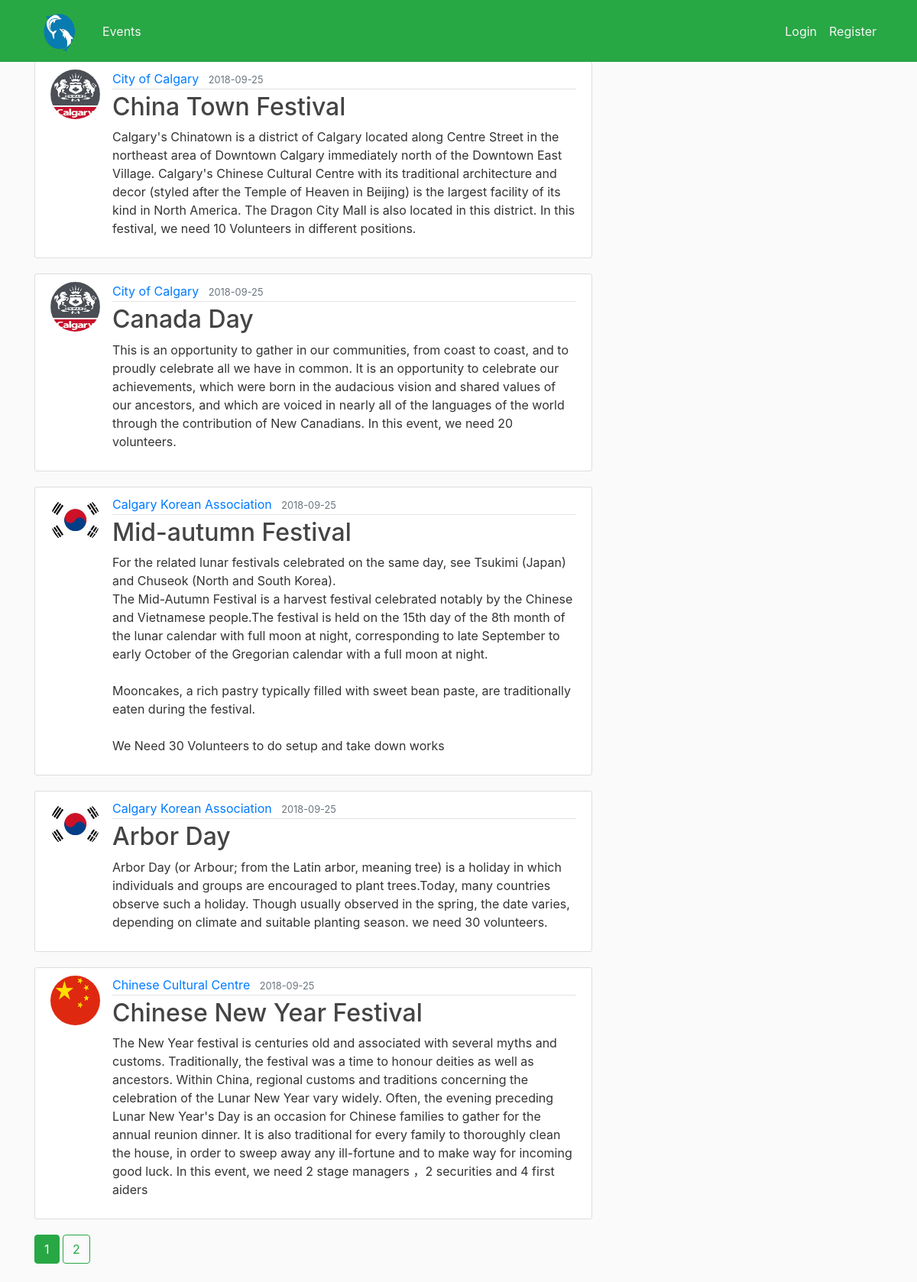
The page /home on the database its author committed.
### volunteer_blog/models.py (models this page shows, shortened)
class Post(db.Model):
    id = db.Column(db.Integer, primary_key=True)
    enroll_close_date = db.Column(db.String(30), nullable=True)
    location = db.Column(db.String(100), nullable=False)
    date = db.Column(db.String(30),  nullable=False)
    time = db.Column(db.String(30), nullable=False)
    title = db.Column(db.String(30),  nullable=False)
    content = db.Column(db.String(1000),  nullable=False)
    user_id = db.Column(db.Integer, db.ForeignKey('user.id'), nullable=False)
    post_created_time = db.Column(db.DateTime, nullable=False, default=datetime.utcnow)
    joins = db.relationship('Join', backref='post', lazy=True)

class User(db.Model, UserMixin):
    id = db.Column(db.Integer, primary_key=True)
    category = db.Column(db.String(30), nullable=False)
    username = db.Column(db.String(40), unique=True, nullable=False)
    email = db.Column(db.String(30), unique=True, nullable=False)
    telephone = db.Column(db.String(30), nullable=True)
    image_file = db.Column(db.String(30), nullable=False, default='default.jpg')
    password = db.Column(db.String(60), nullable=False)
    user_created_time = db.Column(db.DateTime, nullable=False, default=datetime.utcnow)
    authenticated = db.Column(db.Boolean, default=False)
    email_confirmation_sent_on = db.Column(db.DateTime, nullable=True)
    email_confirmed = db.Column(db.Boolean, nullable=True, default=False)
    email_confirmed_on = db.Column(db.DateTime, nullable=True)
    joins = db.relationship('Join', backref='organizer', lazy=True)
    posts = db.relationship('Post', backref='author', lazy=True)

### volunteer_blog/routes.py (the view)
@app.route("/")
@app.route("/home", methods=['GET', 'POST'])
def home():
    page = request.args.get('page',1 ,type=int)
    posts = Post.query.order_by(Post.post_created_time.desc()).paginate(page=page, per_page=5)
    posts_list = Post.query.all()
    organization_list = []
    for organization in posts_list:
        if not organization.author.username in organization_list:
            organization_list.append(organization.author.username)
    return render_template('home.html', posts=posts, organization_list=organization_list)

### volunteer_blog/templates/home.html (shortened to what this page needs)
{% extends "layout.html" %}
{% block content %}
    {% for post in posts.items %}
        <article class="media content-section">
          <img class="rounded-circle article-img" src="{{ url_for('static', filename='profile_pics/' + post.author.image_file) }}">
          <div class="media-body">
            <div class="article-metadata">
              <a class="mr-2" href="{{ url_for('user_posts',username=post.author.username)}}">{{ post.author.username }}</a>
              <small class="text-muted">{{ post.post_created_time.strftime('%Y-%m-%d') }}</small>
            </div>
            <h2><a class="article-title" href="{{ url_for('post', post_id=post.id) }}">{{ post.title }}</a></h2>
            <p class="article-content">{{ post.content }}</p>
          </div>
        </article>
    {% endfor %}
    {% for page_num in posts.iter_pages(left_edge=2,right_edge=2, left_current=1,right_current=2) %}
        {% if page_num %}
            {% if posts.page == page_num %}
                <a class="btn btn-success mb-4"  href="{{ url_for('home',page=page_num) }}">{{ page_num }}</a>
            {% else %}
                <a class="btn btn-outline-success mb-4"  href="{{ url_for('home',page=page_num) }}">{{ page_num }}</a>
            {% endif %}
        {% else %}
            ...
        {% endif %}
    {% endfor %}
{% endblock content %}

### volunteer_blog/templates/layout.html (shortened to what this page needs)
<!DOCTYPE html>
<html>
<head>
    <link rel="stylesheet" href="https://maxcdn.bootstrapcdn.com/bootstrap/4.0.0/css/bootstrap.min.css">
    <link rel="stylesheet" type="text/css" href="{{ url_for('static', filename='main.css') }}">
</head>
<body>
   <header class="site-header">
      <nav class="navbar navbar-expand-md navbar-light bg-success fixed-top">
        <div class="container">
            <img class="rounded-circle article-img" src="{{ url_for('static', filename='profile_pics/' + 'logo.jpg') }}">
        <div class="navbar-nav">
            <a class="nav-item nav-link" href="{{ url_for('home') }}">Events</a>
        </div>
          <div class="collapse navbar-collapse" id="navbarToggle">
            <div class="navbar-nav">
                {% if current_user.is_authenticated %}
                    {% if current_user.category=='organization' %}
                        <a class="nav-item nav-link" href="{{ url_for('new_post') }}">Post Event</a>
                    {% endif %}
                    <a class="nav-item nav-link" href="{{ url_for('logout') }}"> Logout </a>
                    <a class="nav-item nav-link" href="{{ url_for('account') }}"> Account </a>
                {% else %}
                    <a class="nav-item nav-link" href="{{ url_for('login') }}">Login</a>
                    <a class="nav-item nav-link" href="{{ url_for('register') }}">Register</a>
                {% endif %}
            </div>
          </div>
        </div>
      </nav>
    </header>
    <main role="main" class="container">
      <div class="row">
        <div class="col-md-8">
          {% block content %}{% endblock %}
        </div>
      </div>
    </main>
</body>
</html>

### volunteer_blog/static/main.css (style rules this page uses)
body { background: #fafafa; color: #333333; margin-top: 5rem; }
h1, h2, h3, h4, h5, h6 { color: #444444; }
.site-header .navbar-nav .nav-link { color: #f5f5f5; }
.content-section { background: #ffffff; padding: 10px 20px; border: 1px solid #dddddd; border-radius: 3px; margin-bottom: 20px; }
.article-title { color: #444444; }
.article-content { white-space: pre-line; }
.article-img { height: 65px; width: 65px; margin-right: 16px; }
.article-metadata { padding-bottom: 1px; margin-bottom: 4px; border-bottom: 1px solid #e3e3e3 }

### rows shown on the page
Post: image_file (picture), author.username "City of Calgary", post_created_time "2018-09-25", title "China Town Festival", content "Calgary's Chinatown is a district of Calgary located along Centre Street in the northeast area of Downtown Calgary immediately north of the Downtown East Village. Calgary's Chinese Cultural Centre with its traditional architecture and decor (styled after the Temple of Heaven in Beijing) is the largest facility of its kind in North America. The Dragon City Mall is also located in this district. In this festival, we need 10 Volunteers in different positions."
Post: image_file (picture), author.username "City of Calgary", post_created_time "2018-09-25", title "Canada Day", content "This is an opportunity to gather in our communities, from coast to coast, and to proudly celebrate all we have in common. It is an opportunity to celebrate our achievements, which were born in the audacious vision and shared values of our ancestors, and which are voiced in nearly all of the languages of the world through the contribution of New Canadians. In this event, we need 20 volunteers."
Post: image_file (picture), author.username "Calgary Korean Association", post_created_time "2018-09-25", title "Mid-autumn Festival", content "For the related lunar festivals celebrated on the same day, see Tsukimi (Japan) and Chuseok (North and South Korea). The Mid-Autumn Festival is a harvest festival celebrated notably by the Chinese and Vietnamese people.The festival is held on the 15th day of the 8th month of the lunar calendar with full moon at night, corresponding to late September to early October of the Gregorian calendar with a full moon at night. Mooncakes, a rich pastry typically filled with sweet bean paste, are traditionally eaten during the festival. We Need 30 Volunteers to do setup and take down works"
Post: image_file (picture), author.username "Calgary Korean Association", post_created_time "2018-09-25", title "Arbor Day", content "Arbor Day (or Arbour; from the Latin arbor, meaning tree) is a holiday in which individuals and groups are encouraged to plant trees.Today, many countries observe such a holiday. Though usually observed in the spring, the date varies, depending on climate and suitable planting season. we need 30 volunteers."
Post: image_file (picture), author.username "Chinese Cultural Centre", post_created_time "2018-09-25", title "Chinese New Year Festival", content "The New Year festival is centuries old and associated with several myths and customs. Traditionally, the festival was a time to honour deities as well as ancestors. Within China, regional customs and traditions concerning the celebration of the Lunar New Year vary widely. Often, the evening preceding Lunar New Year's Day is an occasion for Chinese families to gather for the annual reunion dinner. It is also traditional for every family to thoroughly clean the house, in order to sweep away any ill-fortune and to make way for incoming good luck. In this event, we need 2 stage managers ，2 securities and 4 first aiders"

### other values the page prints
{{ page_num }} "1"
{{ page_num }} "2"
